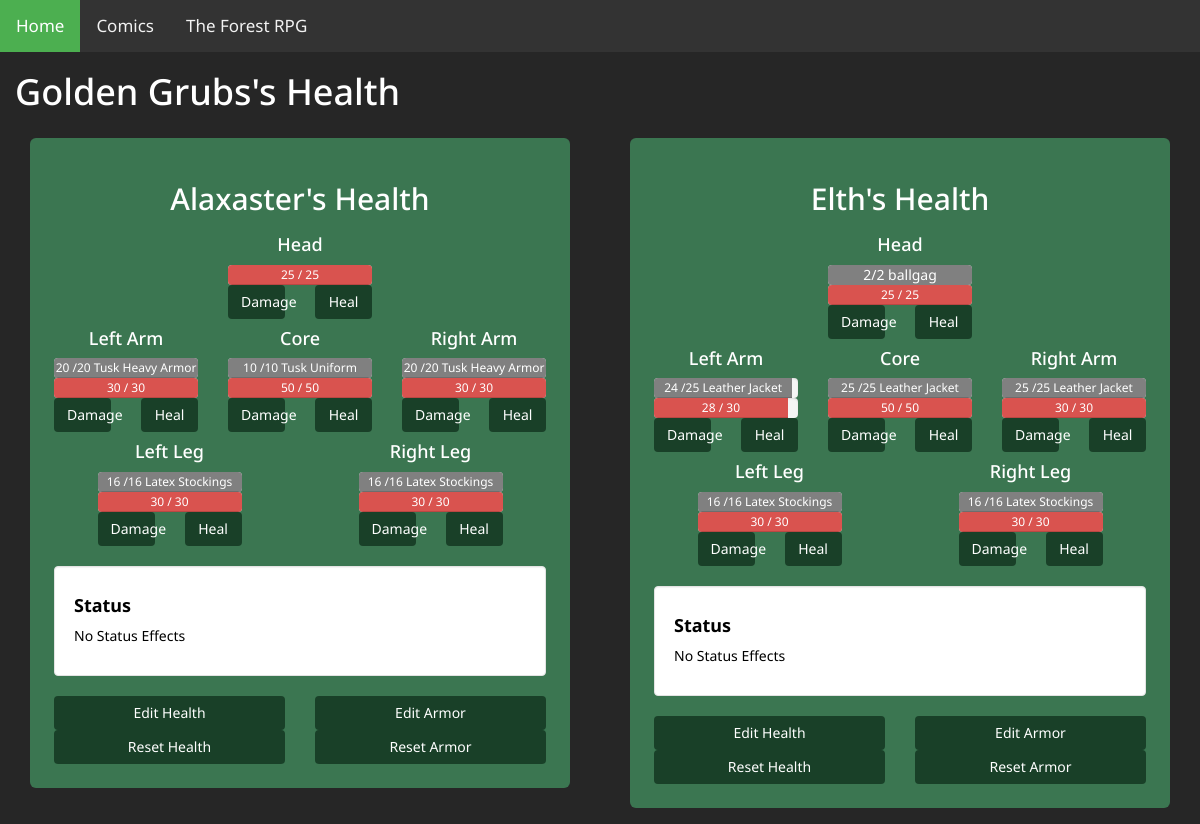
The page /rpg/group/1/health/ (signed in) on the database its author committed.
### stats/models.py (models this page shows, shortened)
class Group(models.Model):
	GID = models.AutoField(primary_key=True)
	FID = models.ForeignKey(Faction, on_delete=models.CASCADE)
	Name = models.CharField(max_length=200)
	GC_notes = models.CharField(max_length=2000,blank=True, null=True)

class Character(models.Model):
	CID = models.AutoField(primary_key=True)
	Name =  models.CharField(max_length=200)
	Image  =  models.CharField(max_length=200, blank=True, null=True)
	Appearance  =  models.CharField(max_length=2000)
	Gender  =  models.CharField(max_length=200)
	Age = models.IntegerField(default=20)
	Max_ActionSurges_stat = models.IntegerField(default=5)
	Total_ActionSurges_stat = models.IntegerField(default=0)
	ActionSurges_stat = models.IntegerField(default=0)
	Max_MomentofStrength_stat = models.IntegerField(default=10)
	Momentofstrength_stat = models.IntegerField(default=0)
	MomentofWeakness_failed_stat = models.IntegerField(default=0)
	MomentofWeakness_passed_stat = models.IntegerField(default=0)
	GC_notes = models.CharField(max_length=2000,blank=True, null=True)
	def __str__(self):
		return self.Name

class Character_Equipped_Armor(models.Model):
	CID = models.OneToOneField(Character, on_delete=models.CASCADE, primary_key = True)
	Equiped_Head = models.ForeignKey(Armor, related_name='Head_Armor', on_delete=models.CASCADE)
	Equiped_Core = models.ForeignKey(Armor, related_name='Core_Armor', on_delete=models.CASCADE)
	Equiped_Right_Arm  = models.ForeignKey(Armor, related_name='Right_Arm_Armor', on_delete=models.CASCADE)
	Equiped_Left_Arm = models.ForeignKey(Armor, related_name='Left_Arm_Armor', on_delete=models.CASCADE)
	Equiped_Right_Leg  = models.ForeignKey(Armor, related_name='Right_Leg_Armor', on_delete=models.CASCADE)
	Equiped_Left_Leg  = models.ForeignKey(Armor, related_name='Left_Leg_Armor', on_delete=models.CASCADE)
	GC_notes = models.CharField(max_length=2000,blank=True, null=True)

class Character_HP(models.Model):
	CID = models.OneToOneField(Character, on_delete=models.CASCADE, primary_key = True)
	Max_Head_HP = models.IntegerField(default=25)
	Max_Core_HP = models.IntegerField(default=50)
	Max_Right_Arm_HP = models.IntegerField(default=30)
	Max_Left_Arm_HP = models.IntegerField(default=30)
	Max_Right_Leg_HP = models.IntegerField(default=30)
	Max_Left_Leg_HP = models.IntegerField(default=30)
	Head_HP = models.IntegerField(default=Max_Head_HP.default)
	Core_HP = models.IntegerField(default=Max_Core_HP.default)
	Right_Arm_HP = models.IntegerField(default=Max_Right_Arm_HP.default)
	Left_Arm_HP = models.IntegerField(default=Max_Left_Arm_HP.default)
	Right_Leg_HP = models.IntegerField(default=Max_Right_Leg_HP.default)
	Left_Leg_HP = models.IntegerField(default=Max_Left_Leg_HP.default)
	Temp_Head_HP = models.IntegerField(default=0)
	Temp_Core_HP = models.IntegerField(default=0)
	Temp_Right_Arm_HP = models.IntegerField(default=0)
	Temp_Left_Arm_HP = models.IntegerField(default=0)
	Temp_Right_Leg_HP = models.IntegerField(default=0)
	Temp_Left_Leg_HP = models.IntegerField(default=0)
	GC_notes = models.CharField(max_length=2000,blank=True, null=True)

class Character_Equipped_Armor_Value(models.Model):
	CID = models.OneToOneField(Character, on_delete=models.CASCADE, primary_key = True)
	Max_Head_Armor = models.IntegerField(default=15)
	Max_Core_Armor = models.IntegerField(default=15)
	Max_Right_Arm_Armor = models.IntegerField(default=15)
	Max_Left_Arm_Armor = models.IntegerField(default=15)
	Max_Right_Leg_Armor = models.IntegerField(default=15)
	Max_Left_Leg_Armor = models.IntegerField(default=15)
	Head_Armor = models.IntegerField(default=Max_Head_Armor.default)
	Core_Armor = models.IntegerField(default=Max_Core_Armor.default)
	Right_Arm_Armor = models.IntegerField(default=Max_Right_Arm_Armor.default)
	Left_Arm_Armor = models.IntegerField(default=Max_Left_Arm_Armor.default)
	Right_Leg_Armor = models.IntegerField(default=Max_Right_Leg_Armor.default)
	Left_Leg_Armor = models.IntegerField(default=Max_Left_Leg_Armor.default)
	GC_notes = models.CharField(max_length=2000,blank=True, null=True)

class Armor(models.Model):
	AID = models.AutoField(primary_key=True)
	Name =  models.CharField(max_length=200)
	Value = models.IntegerField(default=10)
	Effect = models.CharField(max_length=2000,blank=True, null=True)
	Details =  models.CharField(max_length=2000,blank=True, null=True)
	Allow_Head = models.BooleanField(default = True)
	Allow_Core = models.BooleanField(default = True)
	Allow_Right_Arm = models.BooleanField(default = True)
	Allow_Left_Arm = models.BooleanField(default = True)
	Allow_Right_Leg = models.BooleanField(default = True)
	Allow_Left_Leg = models.BooleanField(default = True)
	GC_notes = models.CharField(max_length=2000,blank=True, null=True)
	def __str__(self):
		return self.Name

### stats/views.py (the view)
# urls.py: path('group/<int:GIDin>/health/', views.HealthPage, name = 'HealthPage'),
def HealthPage(request, GIDin):
	if CanViewGroup(request, GIDin):
		theGroup = get_object_or_404(Group,GID = GIDin)
		charactersInGroup = Character_Group.objects.filter(GID = GIDin)
		characterHPset = Character_HP.objects.filter(CID__in = set(charactersInGroup.values_list('CID', flat=True)))
		characterArmorset = Character_Equipped_Armor_Value.objects.filter(CID__in = set(charactersInGroup.values_list('CID', flat=True)))
		characterArmorNameset  = Character_Equipped_Armor.objects.filter(CID__in = set(charactersInGroup.values_list('CID', flat=True)))
		charactersCon = set()
		charactersLim = set()
		for char in charactersInGroup:
			if CanEditCharacter(request, char.CID.CID, GIDin):
				charactersCon.add(char.CID)
			else:
				charactersLim.add(char.CID)
		charactersCon = sorted(charactersCon, key=lambda o: o.Name)
		charactersLim = sorted(charactersLim, key=lambda o: o.Name)
		hpDamageForm = HPFormDamage()
		hpHealForm = HPFormHeal()
		hpHealAllForm = HPAllForm()
		armorAllForm = ArmorAllForm()
		Redirector  = reverse('HealthPage',  kwargs={'GIDin': GIDin})
		context = {'charactersCon': charactersCon,
			'charactersLim':charactersLim,
			'characterHPset':characterHPset,
			'characterArmorset':characterArmorset,
			'characterArmorNameset':characterArmorNameset,
			'hpDamageForm': hpDamageForm,
			'hpHealForm': hpHealForm,
			'hpHealAllForm': hpHealAllForm,
			'armorAllForm':armorAllForm,
			'Redirector':Redirector,
			'theGroup':theGroup}
		return render(request, 'stats/healthControl.html', context)
	else:
		return HttpResponseRedirect(reverse('index'))

### stats/templates/stats/healthControl.html (shortened to what this page needs)
{% extends 'stats/base.html' %}
{% block content %}
    <div class="container-fluid">
		<h1><a href="{% url 'group' theGroup.GID %}">{{ theGroup.Name }}'s </a> Health</h1>
	{% if charactersCon %}<div class= "row">{% for character in charactersCon %}{% for characterHP in characterHPset %}{% for characterArmor in characterArmorset %}{% for characterArmorName in characterArmorNameset %}{% if character == characterHP.CID %}{% if character == characterArmor.CID %}{% if character == characterArmorName.CID %}
		<div class="col-lg-6">
		{% include 'stats/CharacterHPCon.html'%}
		</div>{% endif %}{% endif %}{% endif %}{% endfor %}{% endfor %}{% endfor %}{% endfor %}</div>{% endif %}
	</div>
{% endblock %}

### stats/templates/stats/CharacterHPCon.html (shortened to what this page needs)
<div class="col-md-12">
	<div class="well-lg">
    {% if characterHP %}
	<div class="text-center">
		<h2><a href="{% url 'character' theGroup.GID character.CID %}">{{ character.Name }}</a>'s Health</h2>
		<div class="row">
			<div class="col-sm-4 col-sm-offset-4">
				<h4>Head</h4>{% if characterArmor.Max_Head_Armor > 0 %}<div class="progress center-block" style="margin-bottom:0px;"><div class="progress-bar-grey" role="progressbar"
					style="width:{% widthratio characterArmor.Head_Armor characterArmor.Max_Head_Armor 100%}%">
						{{characterArmor.Head_Armor}}/{{characterArmor.Max_Head_Armor}}  {{characterArmorName.Equiped_Head}}
				</div></div>{% endif %}
				<div class="progress center-block" style="margin-bottom:0px;"><div class="progress-bar progress-bar-danger" role="progressbar"
					style="width:{% widthratio characterHP.Head_HP characterHP.Max_Head_HP 100 %}%">
					{{characterHP.Head_HP}} / {{characterHP.Max_Head_HP}}
				</div></div>
				<div class="row">
					<div class="col-xs-6">
						<button type="button" class="btn btn-greener btn-block" data-toggle="modal" data-target="#DamageHead{{ character.CID }}">Damage</button>
					</div>
					<div class="col-xs-6">
						<button type="button" class="btn btn-greener btn-block" data-toggle="modal" data-target="#HealHead{{ character.CID }}">Heal</button>
					</div>
				</div>
			</div>
		</div>
		<div class="row">
			<div class="col-sm-4">
				<h4>Left Arm</h4>{% if characterArmor.Max_Left_Arm_Armor > 0 %}<div class="progress center-block" style="margin-bottom:0px;"><div class="progress-bar progress-bar-grey" role="progressbar"
					style="width:{% widthratio characterArmor.Left_Arm_Armor characterArmor.Max_Left_Arm_Armor 100%}%">
						{{characterArmor.Left_Arm_Armor}} /{{characterArmor.Max_Left_Arm_Armor}}  {{characterArmorName.Equiped_Left_Arm}}
				</div></div>{% endif %}
				<div class="progress center-block" style="margin-bottom:0px;"><div class="progress-bar progress-bar-danger" role="progressbar"
					style="width:{% widthratio characterHP.Left_Arm_HP characterHP.Max_Left_Arm_HP 100 %}%">
					{{characterHP.Left_Arm_HP}} / {{characterHP.Max_Left_Arm_HP}}
				</div></div>
				<div class="row">
					<div class="col-xs-6">
						<button type="button" class="btn btn-greener btn-block" data-toggle="modal" data-target="#DamageLArm{{ character.CID }}">Damage</button>
					</div>
					<div class="col-xs-6">
						<button type="button" class="btn btn-greener btn-block" data-toggle="modal" data-target="#HealLArm{{ character.CID }}">Heal</button>
					</div>
				</div>
			</div>
			<div class="col-sm-4">
				<h4>Core</h4>{% if characterArmor.Max_Core_Armor > 0 %}<div class="progress center-block" style="margin-bottom:0px;"><div class="progress-bar progress-bar-grey" role="progressbar"
					style="width:{% widthratio characterArmor.Core_Armor characterArmor.Max_Core_Armor 100%}%">
						{{characterArmor.Core_Armor}} /{{characterArmor.Max_Core_Armor}} {{characterArmorName.Equiped_Core}}
				</div></div>{% endif %}
				<div class="progress center-block" style="margin-bottom:0px;"><div class="progress-bar progress-bar-danger" role="progressbar"
					style="width:{% widthratio characterHP.Core_HP characterHP.Max_Core_HP 100 %}%">
					{{characterHP.Core_HP}} / {{characterHP.Max_Core_HP}}
				</div></div>
				<div class="row">
					<div class="col-xs-6">
						<button type="button" class="btn btn-greener btn-block" data-toggle="modal" data-target="#DamageCore{{ character.CID }}">Damage</button>
					</div>
					<div class="col-xs-6">
						<button type="button" class="btn btn-greener btn-block" data-toggle="modal" data-target="#HealCore{{ character.CID }}">Heal</button>
					</div>
				</div>
			</div>
			<div class="col-sm-4">
				<h4>Right Arm</h4>{% if characterArmor.Max_Right_Arm_Armor > 0 %}<div class="progress center-block" style="margin-bottom:0px;"><div class="progress-bar progress-bar-grey" role="progressbar"
					style="width:{% widthratio characterArmor.Right_Arm_Armor  characterArmor.Max_Right_Arm_Armor  100%}%">
						{{characterArmor.Right_Arm_Armor }} /{{characterArmor.Max_Right_Arm_Armor }} {{characterArmorName.Equiped_Right_Arm  }}
				</div></div>{% endif %}
				<div class="progress center-block" style="margin-bottom:0px;"><div class="progress-bar progress-bar-danger" role="progressbar"
					style="width:{% widthratio characterHP.Right_Arm_HP characterHP.Max_Right_Leg_HP 100 %}%">
					{{characterHP.Right_Arm_HP }} / {{characterHP.Max_Right_Arm_HP }}
				</div> </div>
				<div class="row">
					<div class="col-xs-6">
						<button type="button" class="btn btn-greener btn-block" data-toggle="modal" data-target="#DamageRArm{{ character.CID }}">Damage</button>
					</div>
					<div class="col-xs-6">
						<button type="button" class="btn btn-greener btn-block" data-toggle="modal" data-target="#HealRArm{{ character.CID }}">Heal</button>
					</div>
				</div>
			</div>
		</div>
		<div class="row">
			<div class="col-sm-4  col-sm-offset-1">
				<h4>Left Leg</h4>{% if characterArmor.Max_Left_Leg_Armor > 0 %}<div class="progress center-block" style="margin-bottom:0px;"><div class="progress-bar progress-bar-grey" role="progressbar"
					style="width:{% widthratio characterArmor.Left_Leg_Armor  characterArmor.Max_Left_Leg_Armor  100%}%">
						{{characterArmor.Left_Leg_Armor }} /{{characterArmor.Max_Left_Leg_Armor }} {{characterArmorName.Equiped_Left_Leg }}
				</div></div>{% endif %}
				<div class="progress center-block" style="margin-bottom:0px;"><div class="progress-bar progress-bar-danger" role="progressbar"
					style="width:{% widthratio characterHP.Left_Leg_HP characterHP.Max_Right_Leg_HP 100 %}%">
					{{characterHP.Left_Leg_HP }} / {{characterHP.Max_Left_Leg_HP }}
				</div> </div>
				<div class="row">
					<div class="col-xs-6">
						<button type="button" class="btn btn-greener btn-block" data-toggle="modal" data-target="#DamageLLeg{{ character.CID }}">Damage</button>
					</div>
					<div class="col-xs-6">
						<button type="button" class="btn btn-greener btn-block" data-toggle="modal" data-target="#HealLLeg{{ character.CID }}">Heal</button>
					</div>
				</div>
			</div>
			<div class="col-sm-4 col-sm-offset-2">
				<h4>Right Leg</h4>{% if characterArmor.Max_Right_Leg_Armor > 0 %}<div class="progress center-block" style="margin-bottom:0px;"><div class="progress-bar progress-bar-grey" role="progressbar"
					style="width:{% widthratio characterArmor.Right_Leg_Armor characterArmor.Max_Right_Leg_Armor  100%}%">
						{{characterArmor.Right_Leg_Armor }} /{{characterArmor.Max_Right_Leg_Armor }} {{characterArmorName.Equiped_Right_Leg}}
				</div></div>{% endif %}
				<div class="progress center-block" style="margin-bottom:0px;"><div class="progress-bar progress-bar-danger" role="progressbar"
					style="width:{% widthratio characterHP.Right_Leg_HP characterHP.Max_Right_Leg_HP 100 %}%">
					{{characterHP.Right_Leg_HP }} / {{characterHP.Max_Right_Leg_HP }}
				</div> </div>
				<div class="row">
					<div class="col-xs-6">
						<button type="button" class="btn btn-greener btn-block" data-toggle="modal" data-target="#DamageRLeg{{ character.CID }}">Damage</button>
					</div>
					<div class="col-xs-6">
						<button type="button" class="btn btn-greener btn-block" data-toggle="modal" data-target="#HealRLeg{{ character.CID }}">Heal</button>
					</div>
				</div>
			</div>
		</div>
	</div>
	<br>
		{% endif %}
		<div class="well">
		  <h4><b>Status</b></h4>
		  {% if characterStatus %}
			{% for cStatus in characterStatus %}
				<p>{{ cStatus.SUID.Name }} - {{ cStatus.SUID.Details}}</p>
			{% endfor %}
		  {% else %}
			<p>No Status Effects</p>
		  {% endif %}
		</div>
		<div class="row">
			<div class="col-sm-6">
				<button type="button" class="btn btn-greener btn-block" data-toggle="modal" data-target="#HPALL{{ character.CID }}">Edit Health</button>
			</div>
			<div class="col-sm-6">
				<button type="button" class="btn btn-greener btn-block" data-toggle="modal" data-target="#ArmorALL{{ character.CID }}">Edit Armor</button>
			</div>
			<div class="col-sm-6">
				<button type="button" class="btn btn-greener btn-block" data-toggle="modal" data-target="#ResetHP{{ character.CID }}">Reset Health</button>
			</div>
			<div class="col-sm-6">
				<button type="button" class="btn btn-greener btn-block" data-toggle="modal" data-target="#ResetArmor{{ character.CID }}">Reset Armor</button>
			</div>
		</div>
	</div>
</div>

### rows shown on the page
Group: Name "Golden Grubs"
Character: Name "Alaxaster"
Character_HP: Head_HP "25", Max_Head_HP "25", Left_Arm_HP "30", Max_Left_Arm_HP "30", Core_HP "50", Max_Core_HP "50", Right_Arm_HP "30", Max_Right_Arm_HP "30", Left_Leg_HP "30", Max_Left_Leg_HP "30", Right_Leg_HP "30", Max_Right_Leg_HP "30"
Character_Equipped_Armor_Value: Left_Arm_Armor "20", Max_Left_Arm_Armor "20", Core_Armor "10", Max_Core_Armor "10", Right_Arm_Armor "20", Max_Right_Arm_Armor "20", Left_Leg_Armor "16", Max_Left_Leg_Armor "16", Right_Leg_Armor "16", Max_Right_Leg_Armor "16"
Character_Equipped_Armor: Equiped_Left_Arm "Tusk Heavy Armor", Equiped_Core "Tusk Uniform", Equiped_Right_Arm "Tusk Heavy Armor", Equiped_Left_Leg "Latex Stockings", Equiped_Right_Leg "Latex Stockings"
Character: Name "Elth"
Character_HP: Head_HP "25", Max_Head_HP "25", Left_Arm_HP "28", Max_Left_Arm_HP "30", Core_HP "50", Max_Core_HP "50", Right_Arm_HP "30", Max_Right_Arm_HP "30", Left_Leg_HP "30", Max_Left_Leg_HP "30", Right_Leg_HP "30", Max_Right_Leg_HP "30"
Character_Equipped_Armor_Value: Head_Armor "2", Max_Head_Armor "2", Left_Arm_Armor "24", Max_Left_Arm_Armor "25", Core_Armor "25", Max_Core_Armor "25", Right_Arm_Armor "25", Max_Right_Arm_Armor "25", Left_Leg_Armor "16", Max_Left_Leg_Armor "16", Right_Leg_Armor "16", Max_Right_Leg_Armor "16"
Character_Equipped_Armor: Equiped_Head "ballgag", Equiped_Left_Arm "Leather Jacket", Equiped_Core "Leather Jacket", Equiped_Right_Arm "Leather Jacket", Equiped_Left_Leg "Latex Stockings", Equiped_Right_Leg "Latex Stockings"
